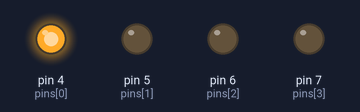
A sketch run on a simulated Arduino Uno, built with avr-gcc and run on an emulated ATmega328P. On the bench: output pins drawn as LEDs (lit = HIGH).

Above: at 0.1 s.
At 2.7 s:
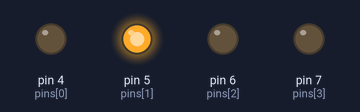
At 3.82 s:
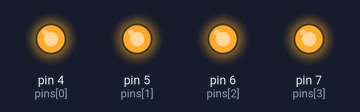
At 5.14 s:
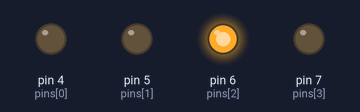
At 7.99 s:
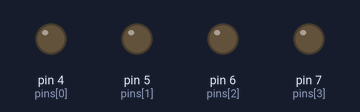
At 10.38 s:
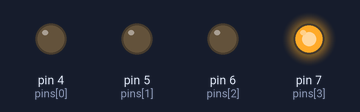
Timing chart, 0 to 10.7 s (numbered marks = the images above):
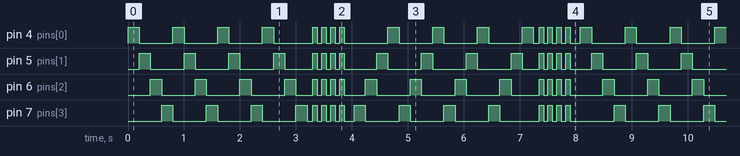

Measured:
- by itself, pin 4 (pins[0]), pin 5 (pins[1]), pin 6 (pins[2]), pin 7 (pins[3]): moves between LOW and HIGH, repeating every 8.1 s
- by itself, everything shown: repeats every 8.1 s, in 50 steps

The sketch:

relay.ino
```cpp
/**
 * 4 channel LED Animation
 * LED Strip A - Pin 4
 * LED Strip B - Pin 5
 * LED Strip C - Pin 6
 * LED Strip D - Pin 7
 * All LEDs connected to common ground
 * 5v output - Unused pin
 * 3v Output - Unused pin
 */

const int pins[] = {4, 5, 6, 7};
const int total = sizeof(pins)/sizeof(int);

/**
 * LED and Relay work with different output pattern.
 * false: LED is connected
 * true: Relay is connected
 */
bool relay = false;

/**
 * Output status based on what is connected
 */
const bool ON = relay?LOW:HIGH;
const bool OFF = !ON;

void setup()
{
  int i;
  for(i=0; i<total; ++i)
  {
    pinMode(pins[i], OUTPUT);
  }

  all(OFF);
}

void loop()
{
  int t;
  int times = 4;

  for(t=0; t<times; ++t) walk();
  delay(100);

  for(t=0; t<times; ++t) flash();
  delay(100);

  for(t=0; t<times; ++t) walk_reverse();
  delay(100);

  for(t=0; t<times; ++t) flash();
  delay(100);
}

/**
 * Glow a LED
 */
void walk()
{
  int i;
  for(i=0; i<total; ++i)
  {
    digitalWrite(pins[i], ON);
    delay(200);

    digitalWrite(pins[i], OFF);
  }
}

/**
 * Walk in reverse pattern
 */
void walk_reverse()
{
  int i;
  for(i=total-1; i>=0; --i)
  {
    digitalWrite(pins[i], ON);
    delay(200);

    digitalWrite(pins[i], OFF);
  }
}

/**
 * For all LEDs set ON or OFF
 */
void all(bool PINMODE)
{
  int i;
  for(i=0; i<total; ++i)
  {
    digitalWrite(pins[i], PINMODE);
  }
}

/**
 * Flash once
 */
void flash()
{
  all(ON);
  delay(80);

  all(OFF);
  delay(80);
}
```
